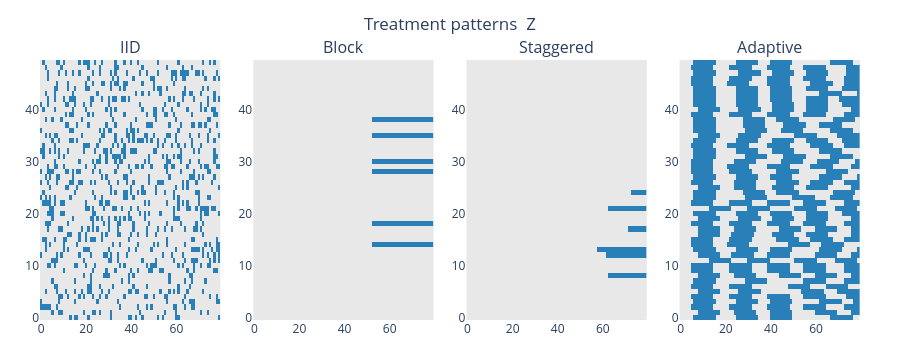

Source (notebook cell):
### Code cell
# All four treatment pattern shapes on the same panel dimensions
fig = make_subplots(rows=1, cols=4, subplot_titles=VALID_PATTERNS, horizontal_spacing=0.04)

for col, pat in enumerate(VALID_PATTERNS, start=1):
    _, Z_pat, _ = generate(N, T, rank=RANK, treatment_pattern=pat, seed=SEED + col)
    fig.add_trace(
        go.Heatmap(z=Z_pat.astype(float),
                   colorscale=[[0, "#e8e8e8"], [1, "#2980b9"]],
                   zmin=0, zmax=1, showscale=False),
        row=1, col=col)

fig.update_layout(
    title=dict(text="Treatment patterns  Z", x=0.5, xanchor="center"),
    height=360, margin=dict(l=40, r=40, t=60, b=40),
)
fig.show()

### Figure 1 — Plotly figure (JSON) as saved in the notebook; plotly's stock layout.template omitted (floating-point values rounded to 4 significant figures; data arrays with more than 128 entries replaced by an {"elided": "..."} marker saying what was removed)
{"data": [{"colorscale": [[0, "#e8e8e8"], [1, "#2980b9"]], "showscale": false, "type": "heatmap", "xaxis": "x", "yaxis": "y", "z": {"elided": "50x80 float values"}, "zmax": 1, "zmin": 0}, {"colorscale": [[0, "#e8e8e8"], [1, "#2980b9"]], "showscale": false, "type": "heatmap", "xaxis": "x2", "yaxis": "y2", "z": {"elided": "50x80 float values"}, "zmax": 1, "zmin": 0}, {"colorscale": [[0, "#e8e8e8"], [1, "#2980b9"]], "showscale": false, "type": "heatmap", "xaxis": "x3", "yaxis": "y3", "z": {"elided": "50x80 float values"}, "zmax": 1, "zmin": 0}, {"colorscale": [[0, "#e8e8e8"], [1, "#2980b9"]], "showscale": false, "type": "heatmap", "xaxis": "x4", "yaxis": "y4", "z": {"elided": "50x80 float values"}, "zmax": 1, "zmin": 0}], "layout": {"annotations": [{"font": {"size": 16}, "showarrow": false, "text": "IID", "x": 0.11, "xanchor": "center", "xref": "paper", "y": 1, "yanchor": "bottom", "yref": "paper"}, {"font": {"size": 16}, "showarrow": false, "text": "Block", "x": 0.37, "xanchor": "center", "xref": "paper", "y": 1, "yanchor": "bottom", "yref": "paper"}, {"font": {"size": 16}, "showarrow": false, "text": "Staggered", "x": 0.63, "xanchor": "center", "xref": "paper", "y": 1, "yanchor": "bottom", "yref": "paper"}, {"font": {"size": 16}, "showarrow": false, "text": "Adaptive", "x": 0.89, "xanchor": "center", "xref": "paper", "y": 1, "yanchor": "bottom", "yref": "paper"}], "height": 360, "margin": {"b": 40, "l": 40, "r": 40, "t": 60}, "title": {"text": "Treatment patterns  Z", "x": 0.5, "xanchor": "center"}, "xaxis": {"anchor": "y", "domain": [0, 0.22]}, "xaxis2": {"anchor": "y2", "domain": [0.26, 0.48]}, "xaxis3": {"anchor": "y3", "domain": [0.52, 0.74]}, "xaxis4": {"anchor": "y4", "domain": [0.78, 1]}, "yaxis": {"anchor": "x", "domain": [0, 1]}, "yaxis2": {"anchor": "x2", "domain": [0, 1]}, "yaxis3": {"anchor": "x3", "domain": [0, 1]}, "yaxis4": {"anchor": "x4", "domain": [0, 1]}}}
